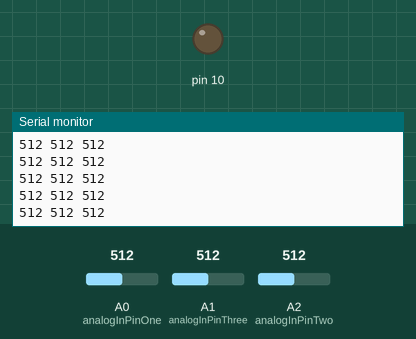
The sketch below on a simulated Arduino Uno, built with avr-gcc and run on an emulated ATmega328P. Shown: output pins drawn as LEDs (lit = HIGH), the last lines printed to the serial monitor. The test bench sets the inputs (shaded band); at power-on: A0 (analogInPinOne) = 512, A1 (analogInPinThree) = 512, A2 (analogInPinTwo) = 512.

Above: at 4.2 s.
4.3 s: A0 (analogInPinOne) set to 11
At 5.0 s:
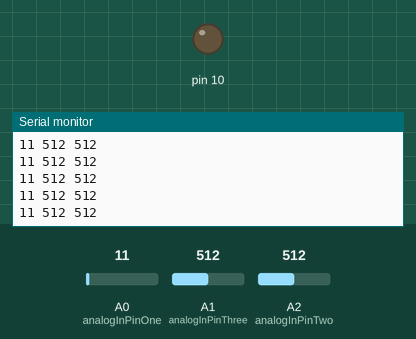
5.8 s: A0 (analogInPinOne) set to 8
At 6.6 s:
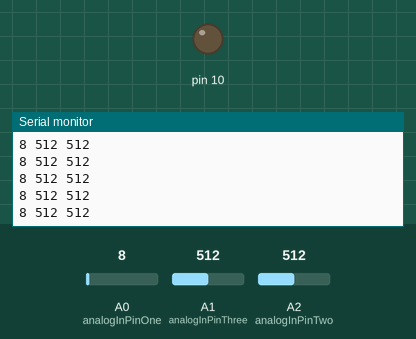
Timing chart, 0 to 8.8 s (numbered marks = the images above; inputs shaded):
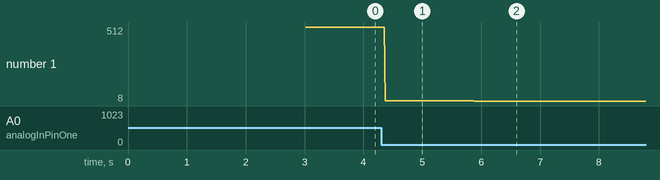

The sketch:

MidBias.ino
```cpp
//#include <MotorLib.h>

const int analogInPinOne = A0;
const int analogInPinTwo = A2;
const int analogInPinThree = A1;

const int BLK_L = 150;
const int GRN_L = 192;
const int WHT_L = 277;

const int BLK_M = 333;
const int GRN_M = 363;
const int WHT_M = 486;

const int BLK_R = 212;
const int GRN_R = 248;
const int WHT_R = 330;

const int TRS_L_1 = (BLK_L + GRN_L) / 2;
const int TRS_L_2 = (GRN_L + WHT_L) / 2;
const int TRS_M_1 = (BLK_M + GRN_M) / 2;
const int TRS_M_2 = (GRN_M + WHT_M) / 2;
const int TRS_R_1 = (BLK_R + GRN_R) / 2;
const int TRS_R_2 = (GRN_R + WHT_R) / 2;

int LFT, MID, RHT;

const int VEER_NONE = 0;
const int VEER_LEFT  = 1;
const int VEER_RIGHT  = 2;
const int VEER_STRAIGHT = 3;

int getLFT(){return analogRead(analogInPinOne);}
int getMID(){return analogRead(analogInPinTwo);}
int getRHT(){return analogRead(analogInPinThree);}

void setup()
{
  Serial.begin(9600);
  initMotors();
  delay(3000);
}

void loop()
{
  static int state = VEER_NONE;
  int lftval = getLFT();
  int midval = getMID();
  int rhtval = getRHT();
  const int  fpwr = 40;
  const int  bpwr = -30;
  //exception for left green
  /*
  -
  -
  -
  --------
  -
  -
  -

  */
//  if(lftval > TRS_L_1 && lftval < TRS_L_2){
//    specDistTurn(90, 30, false);
//  }
//  else if(rhtval > TRS_R_1 && rhtval < TRS_R_2){
//    specDistTurn(90, 30, true);
//  }
  if (midval < TRS_R_1 && state != VEER_STRAIGHT){
    setbothSpeeds(fpwr, fpwr);
    state = VEER_STRAIGHT;
  }
  else if(rhtval < TRS_R_1 && state != VEER_RIGHT ){  //right sees black
    setbothSpeeds(fpwr, bpwr);
    state = VEER_RIGHT;
  }
  else if(lftval > TRS_L_2 && rhtval > TRS_R_2 && state != VEER_STRAIGHT){  //left and right sees white
    setbothSpeeds(fpwr, fpwr);
    state = VEER_STRAIGHT;
  }
  else if(lftval < TRS_L_1 && rhtval > TRS_R_2 && state != VEER_LEFT){ // left sees black and right sees white
    setbothSpeeds(bpwr,fpwr);
    state = VEER_LEFT;
  }

  char buf[10];
  sprintf(buf, "%d %d %d", lftval, midval, rhtval);
  Serial.println(buf);
}
```

MotorLib.ino
```cpp
#include <PololuQik.h>
#include <SoftwareSerial.h>


 PololuQik2s12v10 qik(8, 9, 10); // Object of our Pololu Qik; hooked up to pins 8,9,10
 volatile long encM0 = 0;
float tireD = 3.5; //cm of tire diameter
float WB = 22; //cm of the WB + half the wheels
float pi = 3.14;
float encperCM = 564/(tireD*pi);
float encperDEG = ((WB*pi)*encperCM)/360;
void initMotors() //call this in your setup function or else no motors for you :(
{

  	qik.init();
	//attachInterrupt(0, EncoderA, RISING);
        encM0 = 0;
}

void EncoderA() //that danged encoder -- interupting everything
{
  encM0++;
}

void stopMotors()
{
  qik.setBrakes(127, 127);
}

void resetEncoder()
{
  encM0 = 0;
}

void setM0speed(int speed)
{
  qik.setM0Speed(speed);
}

void setM1speed(int speed)
{
  qik.setM1Speed(speed);
}

void setbothSpeeds(int s1, int s2)
{
  qik.setM0Speed(s1);
  qik.setM1Speed(s2);
}
float getRotations()
{
  return (encM0/564);
}

long getEncoderVal()
{
  return encM0;
}

void specDist(int tCM, int tSpeed) //if tSpeed is negative it goes back
{
  int target = tCM * encperCM;
  stopMotors();
  resetEncoder();
  while(encM0 < target)
  {
    setbothSpeeds(tSpeed, tSpeed);
  }
  stopMotors();
}

void specDistTurn(int tDeg, int tSpeed, boolean turn) // true = turnright, false = turnleft
{
 int target = tDeg * encperDEG;
 stopMotors();
 resetEncoder();
 while(encM0<target)
 {
   if(turn)
     setbothSpeeds(tSpeed, -tSpeed);
   else
     setbothSpeeds(-tSpeed, tSpeed);
}
stopMotors();
}


void oneRev(int tspeed)
{
  stopMotors();
  resetEncoder();
  while(encM0 <564)
  {
    setbothSpeeds(tspeed, tspeed);
  }
 // stopMotors();
 qik.setSpeeds(0, 0);
 stopMotors();
}
```

Measured:
- after the input at 4.3 s, the serial monitor: prints a new line after 0.07 s (image 1)
- after the input at 5.8 s, the serial monitor: prints a new line after 0.08 s (image 2)
- plotted number 1: 512 → 11 after the input at 4.3 s, 11 → 8 after the input at 5.8 s
